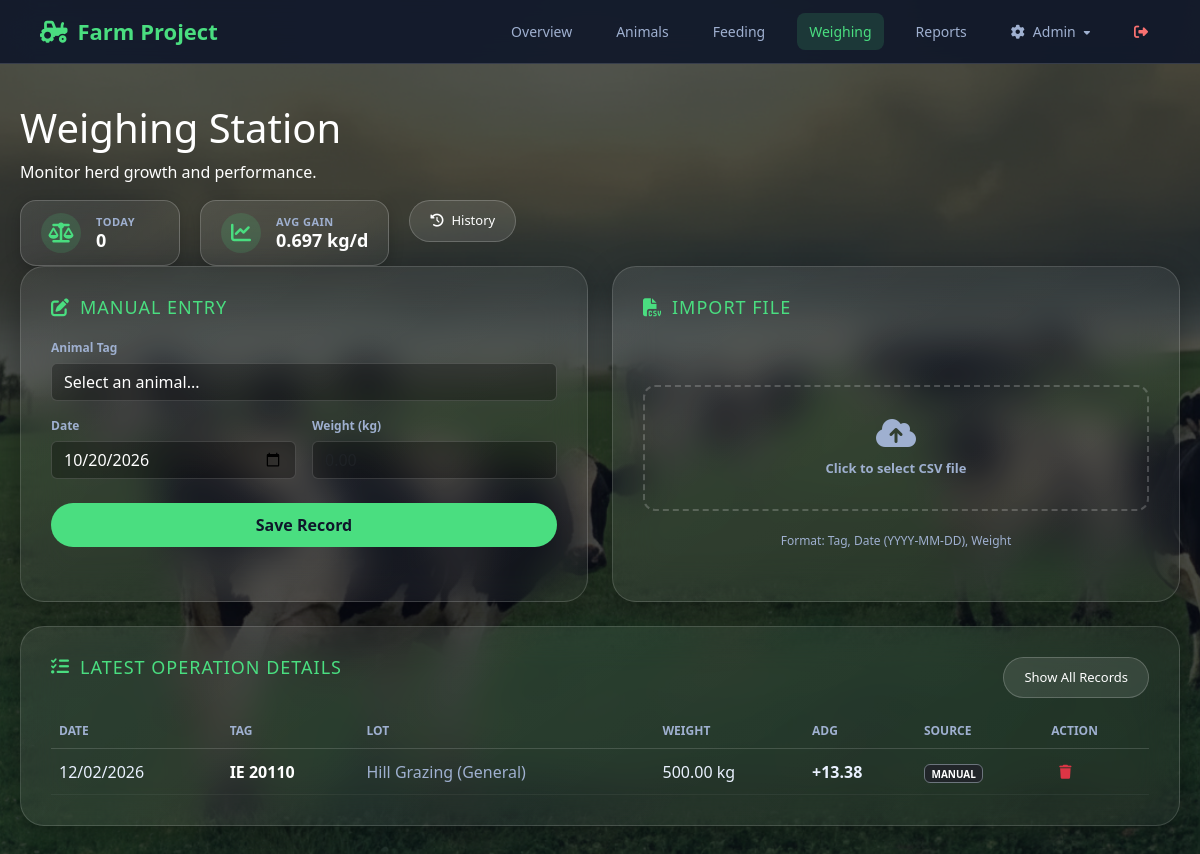
The page /weighing.php (signed in) on the database its author committed.
### tables this page shows
CREATE TABLE `weighing` (
  `weighing_id` int(11) NOT NULL,
  `animal_id` int(11) NOT NULL,
  `weighing_date` date NOT NULL,
  `weight_kg` decimal(10,2) NOT NULL,
  `daily_gain` decimal(10,2) DEFAULT NULL,
  `source` varchar(20) NOT NULL DEFAULT 'manual',
  `source_file` varchar(255) DEFAULT NULL,
  `source_device` varchar(100) DEFAULT NULL,
  `created_at` datetime NOT NULL DEFAULT current_timestamp(),
  `operation_id` int(11) DEFAULT NULL
);

CREATE TABLE `animal` (
  `animal_id` int(11) NOT NULL,
  `tag_number` varchar(50) NOT NULL,
  `type_id` int(11) NOT NULL,
  `birth_date` date DEFAULT NULL,
  `birth_place` varchar(150) DEFAULT NULL,
  `country_id` int(11) NOT NULL,
  `sex` enum('male','female') NOT NULL,
  `status` enum('active','sold','dead') DEFAULT 'active'
);

CREATE TABLE `lot` (
  `lot_id` int(11) NOT NULL,
  `company_id` int(11) DEFAULT NULL,
  `name` varchar(100) NOT NULL,
  `creation_date` date NOT NULL,
  `description` text DEFAULT NULL
);

### weighing.php (the view, shortened to what this page needs)
<?php
require_once 'config.php';
function h($v) { return htmlspecialchars((string)$v, ENT_QUOTES, 'UTF-8'); }
$previewData = [];
$viewState = 'dashboard';
$op_filter = "";
$limit_sql = "LIMIT 50";
$list_title = "Recent Activity (All)";
$lastOp = $conn->query("SELECT MAX(operation_id) as last_id FROM weighing_operations")->fetch_assoc();
if ($lastOp['last_id']) {
    $op_filter = "AND w.operation_id = " . $lastOp['last_id'];
    $list_title = "Latest Operation Details";
    $limit_sql = "";
}
$sql_weighings = "
    SELECT w.*, a.tag_number, l.name as lot_name
    FROM weighing w
    JOIN animal a ON a.animal_id = w.animal_id
    LEFT JOIN lot_animals la ON a.animal_id = la.animal_id AND la.exit_date IS NULL
    LEFT JOIN lot l ON la.lot_id = l.lot_id
    WHERE 1=1 $op_filter
    ORDER BY w.weighing_date DESC, w.created_at DESC
    $limit_sql
";
$weighings = $conn->query($sql_weighings);
$todayWeight = $conn->query("SELECT COUNT(*) as c FROM weighing WHERE weighing_date = CURDATE()")->fetch_assoc()['c'];
$avgGainAllQuery = $conn->query("SELECT AVG(daily_gain) as avg_g FROM weighing WHERE daily_gain IS NOT NULL")->fetch_assoc();
$avgGainAll = (float)$avgGainAllQuery['avg_g'];
?>
<!DOCTYPE html>
<html lang="en">
<head>
<link href="https://cdn.jsdelivr.net/npm/bootstrap@5.3.0/dist/css/bootstrap.min.css" rel="stylesheet">
<link href="https://cdnjs.cloudflare.com/ajax/libs/font-awesome/6.5.1/css/all.min.css" rel="stylesheet">
</head>
<body>
<div class="topbar">
    <a href="dashboard.php" class="brand"><i class="fa-solid fa-tractor"></i> Farm Project</a>
    <div class="nav">
        <a href="dashboard.php">Overview</a>
        <a href="animal.php">Animals</a>
        <a href="feeding.php">Feeding</a>
        <a href="weighing.php" class="active">Weighing</a>
        <a href="reports.php?reset=1">Reports</a>
        <div class="dropdown">
            <a href="#"><i class="fa-solid fa-gear"></i> Admin <i class="fa-solid fa-caret-down" style="font-size:10px"></i></a>
        </div>
        <a href="dashboard.php?logout=true" style="color:#f87171"><i class="fa-solid fa-right-from-bracket"></i></a>
    </div>
</div>
<main class="main">
    <div class="page-header">
        <div>
            <h1>Weighing Station</h1>
            <p>Monitor herd growth and performance.</p>
        </div>
        <div class="kpi-row">
            <div class="kpi-box">
                <div class="kpi-icon"><i class="fa-solid fa-scale-balanced"></i></div>
                <div class="kpi-content">
                    <span class="kpi-label">Today</span>
                    <span class="kpi-value"><?= $todayWeight ?></span>
                </div>
            </div>
            <div class="kpi-box">
                <div class="kpi-icon"><i class="fa-solid fa-chart-line"></i></div>
                <div class="kpi-content">
                    <span class="kpi-label">Avg Gain</span>
                    <span class="kpi-value"><?= number_format($avgGainAll, 3) ?> kg/d</span>
                </div>
            </div>
            <button class="btn btn-sec h-100" onclick="showHistoryModal()">
                <i class="fa-solid fa-clock-rotate-left"></i> History
            </button>
        </div>
    </div>
    <?php if($viewState === 'preview'): ?>
        <div class="glass-card" style="border-color: #facc15;">
            <h3 style="color: #facc15;"><i class="fa-solid fa-eye"></i> Import Preview (Step 1/2)</h3>
            <p style="color:var(--muted); margin-bottom:20px;">Review data before saving. Rows in red will be skipped.</p>
            <div class="table-responsive">
                <table class="table table-hover">
                    <thead>
                        <tr><th>Tag</th><th>Date</th><th>Weight</th><th>Calculated ADG</th><th>Status</th></tr>
                    </thead>
                    <tbody>
                        <?php foreach($previewData as $p): ?>
                        <tr style="<?= !$p['exists'] ? 'color: #f87171;' : '' ?>">
                            <td><?= h($p['tag']) ?></td>
                            <td><?= h($p['date']) ?></td>
                            <td><?= number_format($p['weight'], 2) ?> kg</td>
                            <td><?= $p['adg'] ? h($p['adg'])." kg/d" : "-" ?></td>
                            <td><?= $p['exists'] ? "Ready" : "Tag Not Found" ?></td>
                        </tr>
                        <?php endforeach; ?>
                    </tbody>
                </table>
            </div>
            <div style="display:flex; gap:15px; margin-top:20px;">
                <form method="POST" style="flex:1">
                    <input type="hidden" name="action" value="confirm_import">
                    <button type="submit" class="btn btn-primary w-100">Confirm & Save</button>
                </form>
                <form method="POST" style="flex:1">
                    <input type="hidden" name="action" value="cancel_import">
                    <button type="submit" class="btn btn-sec w-100 justify-content-center">Cancel</button>
                </form>
            </div>
        </div>
    <?php else: ?>
        <div class="row">
            <div class="col-md-6 mb-4">
                <div class="glass-card h-100">
                    <h3><i class="fa-solid fa-pen-to-square"></i> Manual Entry</h3>
                    <form method="POST">
                        <div class="form-group mb-3">
                            <label>Animal Tag</label>
                            <select name="animal_id" required class="form-select">
                                <option value="" disabled selected>Select an animal...</option>
                            </select>
                        </div>
                        <div class="row g-3">
                            <div class="col-6">
                                <label>Date</label>
                                <input type="date" name="weighing_date" value="<?= date('Y-m-d') ?>" required class="form-control">
                            </div>
                            <div class="col-6">
                                <label>Weight (kg)</label>
                                <input type="number" step="0.01" name="weight_kg" placeholder="0.00" required class="form-control">
                            </div>
                        </div>
                        <button type="submit" class="btn btn-primary w-100 mt-4">Save Record</button>
                    </form>
                </div>
            </div>
            <div class="col-md-6 mb-4">
                <div class="glass-card h-100">
                    <h3><i class="fa-solid fa-file-csv"></i> Import File</h3>
                    <form method="POST" enctype="multipart/form-data" class="h-100 d-flex flex-column justify-content-center">
                        <label class="upload-box w-100">
                            <i class="fa-solid fa-cloud-arrow-up" style="font-size:32px; color:var(--muted); margin-bottom:10px; display:block;"></i>
                            <span style="font-size:13px; color:var(--muted)">Click to select CSV file</span>
                        </label>
                        <p style="font-size:12px; color:var(--muted); margin-top:15px; text-align:center;">
                            Format: Tag, Date (YYYY-MM-DD), Weight
                        </p>
                    </form>
                </div>
            </div>
        </div>
        <div class="glass-card">
            <div class="d-flex justify-content-between align-items-center mb-3">
                <h3><i class="fa-solid fa-list-check"></i> <?= $list_title ?></h3>
                <?php if($op_filter): ?>
                    <a href="weighing.php?show_all=1" class="btn btn-sm btn-sec">Show All Records</a>
                <?php endif; ?>
            </div>
            <div class="table-responsive">
                <table class="table table-hover align-middle">
                    <thead>
                        <tr><th>Date</th><th>Tag</th><th>Lot</th><th>Weight</th><th>ADG</th><th>Source</th><th>Action</th></tr>
                    </thead>
                    <tbody>
                        <?php while($row = $weighings->fetch_assoc()): ?>
                        <tr>
                            <td><?= date('d/m/Y', strtotime($row['weighing_date'])) ?></td>
                            <td style="font-weight:700; color:white;"><?= h($row['tag_number']) ?></td>
                            <td style="color:var(--muted)"><?= h($row['lot_name'] ?: '-') ?></td>
                            <td><?= number_format($row['weight_kg'], 2) ?> kg</td>
                            <td class="<?= $row['daily_gain'] >= 0 ? 'gain-pos' : 'gain-neg' ?>">
                                <?= $row['daily_gain'] !== null ? ($row['daily_gain'] >= 0 ? '+' : '').$row['daily_gain'] : "-" ?>
                            </td>
                            <td>
                                <span class="badge bg-dark border border-secondary" style="text-transform:uppercase; font-size:10px;">
                                    <?= h($row['source']) ?>
                                </span>
                            </td>
                            <td>
                                <button class="btn btn-sm text-danger border-0 bg-transparent" onclick="confirmDelete(<?= $row['weighing_id'] ?>)">
                                    <i class="fa-solid fa-trash"></i>
                                </button>
                            </td>
                        </tr>
                        <?php endwhile; ?>
                    </tbody>
                </table>
            </div>
        </div>
    <?php endif; ?>
</main>
</body>
</html>

### weighing.php (style rules this page uses)
:root { --brand: #4ade80; --text: #eaf1ff; --muted: #9fb0d0; --bg-dark: #05070a; --input-bg: rgba(0,0,0,0.3); --border: rgba(255, 255, 255, 0.15); }
body { margin: 0; font-family: "Segoe UI", sans-serif; background: url('assets/img/dowloag.png') no-repeat center center fixed; background-size: cover; color: #fff; overflow-y: scroll; }
body::before { content: ""; position: fixed; top: 0; left: 0; width: 100%; height: 100%; background: rgba(10, 15, 25, 0.7); z-index: -1; }
.topbar { background: rgba(15, 23, 42, 0.9); padding: 0 40px; height: 64px; display: flex; justify-content: space-between; align-items: center; border-bottom: 1px solid var(--border); backdrop-filter: blur(15px); position: sticky; top: 0; z-index: 100; }
.brand { font-size: 22px; font-weight: 700; color: var(--brand); text-decoration: none; display: flex; align-items: center; gap: 10px; }
.nav { display: flex; gap: 20px; align-items: center; }
.nav a { color: var(--muted); text-decoration: none; font-size: 14px; font-weight: 500; transition: .3s; display: flex; align-items: center; gap: 8px; padding: 8px 12px; border-radius: 8px; }
.nav a:hover, .nav a.active { background: rgba(74, 222, 128, 0.15); color: var(--brand); }
.main { max-width: 1200px; margin: 40px auto; padding: 0 20px 100px 20px; animation: fadeIn 0.6s ease; }
.glass-card { background: linear-gradient(145deg, rgba(255,255,255,0.08) 0%, rgba(255,255,255,0.03) 100%); backdrop-filter: blur(20px); border: 1px solid var(--border); border-radius: 24px; padding: 30px; margin-bottom: 24px; box-shadow: 0 8px 32px 0 rgba(0, 0, 0, 0.3); }
.glass-card h3 { margin: 0 0 20px 0; font-size: 18px; color: var(--brand); text-transform: uppercase; letter-spacing: 1px; display: flex; align-items: center; gap: 10px; }
.kpi-row { display: flex; gap: 20px; align-items: stretch; }
.kpi-box { background: linear-gradient(145deg, rgba(255,255,255,0.1) 0%, rgba(255,255,255,0.05) 100%); backdrop-filter: blur(10px); border: 1px solid rgba(255,255,255,0.2); border-radius: 16px; padding: 12px 20px; display: flex; align-items: center; gap: 15px; min-width: 160px; box-shadow: 0 4px 15px rgba(0,0,0,0.2); transition: transform 0.2s; }
.kpi-icon { font-size: 20px; color: var(--brand); background: rgba(74, 222, 128, 0.15); width: 40px; height: 40px; display: flex; align-items: center; justify-content: center; border-radius: 50%; }
.kpi-content { display: flex; flex-direction: column; }
.kpi-label { font-size: 11px; text-transform: uppercase; color: var(--muted); letter-spacing: 0.5px; font-weight: 600; }
.kpi-value { font-size: 18px; font-weight: 700; color: #fff; line-height: 1.2; }
input, select { width: 100%; padding: 12px; background: var(--input-bg) !important; border: 1px solid var(--border) !important; border-radius: 10px; color: white !important; outline: none; transition: .2s; }
select option { background-color: #0f131a; color: white; padding: 10px; }
label { display: block; font-size: 12px; color: var(--muted); margin-bottom: 6px; font-weight: 600; }
.btn-primary { background: var(--brand); color: #0f172a; border: none; padding: 10px 24px; border-radius: 50px; font-weight: 700; transition: .2s; }
.btn-sec { background: rgba(255,255,255,0.1); color: white; border: 1px solid rgba(255,255,255,0.2); border-radius: 50px; padding: 10px 20px; text-decoration: none; font-size: 13px; display:inline-flex; align-items:center; gap:8px; }
.table { --bs-table-bg: transparent; --bs-table-color: var(--text); --bs-table-border-color: var(--border); margin-bottom: 0; }
.table thead th { border-bottom: 1px solid var(--border); color: var(--muted); font-weight: 600; text-transform: uppercase; font-size: 12px; }
.table tbody td { border-bottom: 1px solid rgba(255,255,255,0.05); vertical-align: middle; }
.gain-pos { color: var(--brand); font-weight: 700; }
.upload-box { border: 2px dashed rgba(255,255,255,0.2); border-radius: 12px; padding: 30px; text-align: center; transition: .2s; cursor: pointer; }
.dropdown { position: relative; }

### rows shown on the page
weighing: weighing_date "12/02/2026", animal.tag_number "IE 20110", lot.name "Hill Grazing (General)", weight_kg "500.00", daily_gain "13.38", source "MANUAL"

### other values the page prints
$todayWeight "0"
$avgGainAll "0.697"
$list_title "LATEST OPERATION DETAILS"
